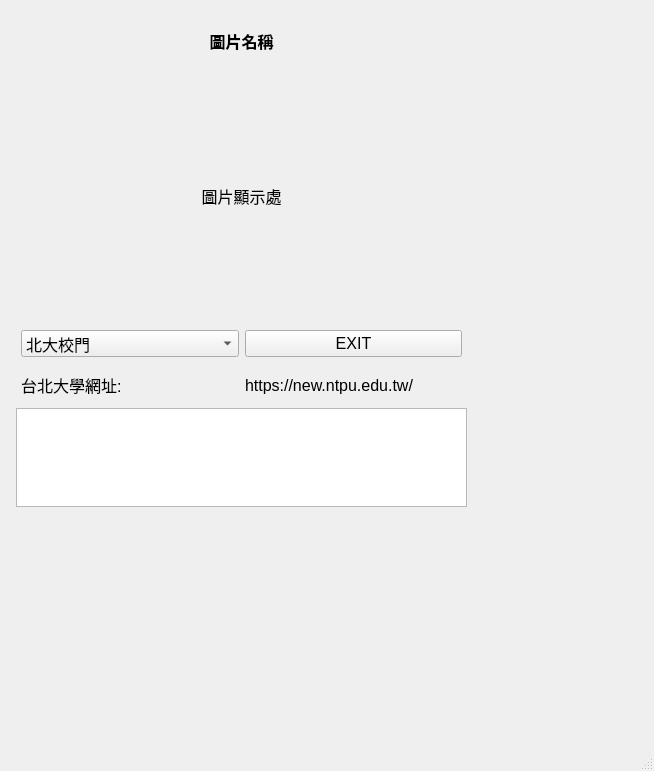
<?xml version="1.0" encoding="UTF-8"?>
<ui version="4.0">
 <class>MainWindow</class>
 <widget class="QMainWindow" name="MainWindow">
  <property name="geometry">
   <rect>
    <x>0</x>
    <y>0</y>
    <width>654</width>
    <height>771</height>
   </rect>
  </property>
  <property name="windowTitle">
   <string>MainWindow</string>
  </property>
  <widget class="QWidget" name="centralwidget">
   <widget class="QWidget" name="layoutWidget">
    <property name="geometry">
     <rect>
      <x>11</x>
      <y>11</y>
      <width>461</width>
      <height>501</height>
     </rect>
    </property>
    <layout class="QVBoxLayout" name="verticalLayout" stretch="1,5,1,0,2">
     <property name="spacing">
      <number>6</number>
     </property>
     <property name="leftMargin">
      <number>5</number>
     </property>
     <property name="topMargin">
      <number>5</number>
     </property>
     <property name="rightMargin">
      <number>5</number>
     </property>
     <property name="bottomMargin">
      <number>5</number>
     </property>
     <item>
      <widget class="QLabel" name="label_cap">
       <property name="enabled">
        <bool>true</bool>
       </property>
       <property name="font">
        <font>
         <pointsize>12</pointsize>
         <weight>75</weight>
         <italic>false</italic>
         <bold>true</bold>
         <underline>false</underline>
         <strikeout>false</strikeout>
        </font>
       </property>
       <property name="text">
        <string>圖片名稱</string>
       </property>
       <property name="alignment">
        <set>Qt::AlignCenter</set>
       </property>
      </widget>
     </item>
     <item>
      <widget class="QLabel" name="label_Img">
       <property name="font">
        <font>
         <pointsize>12</pointsize>
        </font>
       </property>
       <property name="text">
        <string>圖片顯示處</string>
       </property>
       <property name="scaledContents">
        <bool>true</bool>
       </property>
       <property name="alignment">
        <set>Qt::AlignCenter</set>
       </property>
      </widget>
     </item>
     <item>
      <layout class="QHBoxLayout" name="horizontalLayout">
       <property name="spacing">
        <number>6</number>
       </property>
       <property name="leftMargin">
        <number>5</number>
       </property>
       <property name="topMargin">
        <number>5</number>
       </property>
       <property name="rightMargin">
        <number>5</number>
       </property>
       <property name="bottomMargin">
        <number>5</number>
       </property>
       <item>
        <widget class="QComboBox" name="comboBox_ImgName">
         <property name="font">
          <font>
           <pointsize>12</pointsize>
          </font>
         </property>
         <item>
          <property name="text">
           <string>北大校門</string>
          </property>
         </item>
         <item>
          <property name="text">
           <string>北大石</string>
          </property>
         </item>
         <item>
          <property name="text">
           <string>北大圖書館</string>
          </property>
         </item>
        </widget>
       </item>
       <item>
        <widget class="QPushButton" name="pBut_exit">
         <property name="font">
          <font>
           <pointsize>12</pointsize>
          </font>
         </property>
         <property name="text">
          <string>EXIT</string>
         </property>
        </widget>
       </item>
      </layout>
     </item>
     <item>
      <layout class="QHBoxLayout" name="horizontalLayout_2">
       <property name="spacing">
        <number>6</number>
       </property>
       <property name="leftMargin">
        <number>5</number>
       </property>
       <property name="topMargin">
        <number>5</number>
       </property>
       <property name="rightMargin">
        <number>5</number>
       </property>
       <property name="bottomMargin">
        <number>5</number>
       </property>
       <item>
        <widget class="QLabel" name="label_3">
         <property name="font">
          <font>
           <pointsize>12</pointsize>
          </font>
         </property>
         <property name="text">
          <string>台北大學網址:</string>
         </property>
        </widget>
       </item>
       <item>
        <widget class="QLabel" name="label_ntpu">
         <property name="font">
          <font>
           <pointsize>12</pointsize>
          </font>
         </property>
         <property name="text">
          <string>https://new.ntpu.edu.tw/</string>
         </property>
         <property name="openExternalLinks">
          <bool>true</bool>
         </property>
        </widget>
       </item>
      </layout>
     </item>
     <item>
      <widget class="QTextEdit" name="textEdit"/>
     </item>
    </layout>
   </widget>
  </widget>
  <widget class="QMenuBar" name="menubar">
   <property name="geometry">
    <rect>
     <x>0</x>
     <y>0</y>
     <width>654</width>
     <height>25</height>
    </rect>
   </property>
  </widget>
  <widget class="QStatusBar" name="statusbar"/>
 </widget>
 <resources/>
 <connections/>
</ui>
